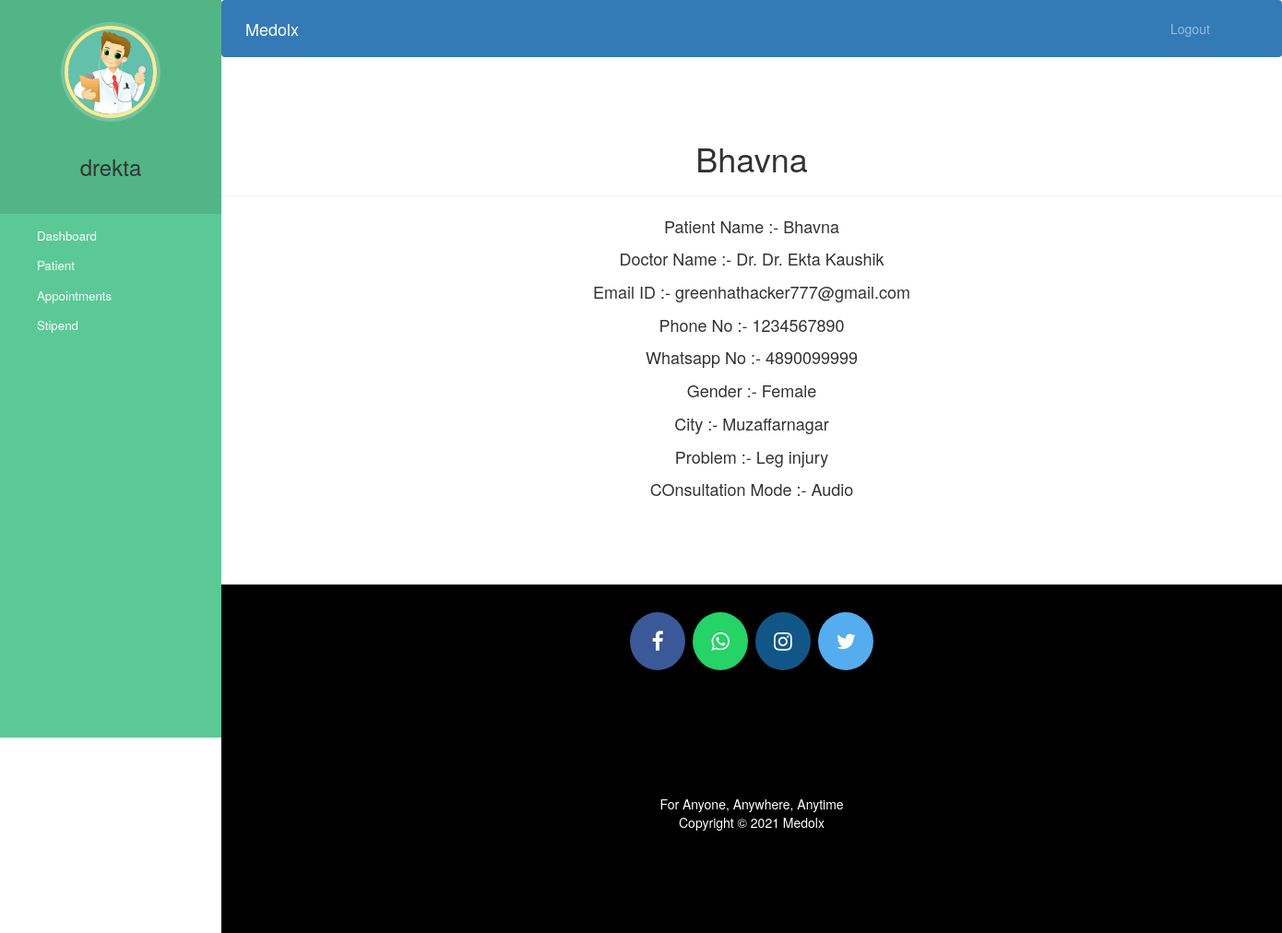
Screenshot of /doctor_view_appointment/3 (signed in) with the database file from the repository.
### medolx/models.py (models this page shows, shortened)
class Appointment(models.Model):
    patientId=models.PositiveIntegerField(null=True)
    doctorId=models.PositiveIntegerField(null=True)
    patient_name = models.CharField(max_length=40, null=True)
    doctor_name = models.CharField(max_length=40, null=True)
    email = models.CharField(max_length=40, null=True)
    phone_no = models.CharField(max_length=10, null=False)
    whatsapp_no = models.CharField(max_length=10, null=True)
    gender = (
        ('Male', 'Male'),
        ('Female', 'Female'),
    )
    gender = models.CharField(max_length=7, choices=gender)
    city = models.CharField(max_length=40, null=False)
    problems = models.CharField(max_length=200, null=False)
    consultation_mode = (
        ('Audio', 'Audio'),
        ('Video', 'Video'),
        ('Chat', 'Chat'),
    )
    consultation_mode = models.CharField(max_length=7, choices=consultation_mode, null=False)
    date = models.DateField(null=True)
    time = models.TimeField(null=True)
    tracker = (
        ('Consult', 'Consult'),
        ('Follow_Up', 'Follow Up'),
        ('Complete', 'Complete')
    )
    tracker = models.CharField(max_length=12, choices=tracker, default='Consult')
    status=models.BooleanField(default=False)

### medolx/views.py (the view)
# urls.py: path('doctor_view_appointment/<int:pk>', views.doctor_view_appointment, name="doctor_view_appointment"),
@user_passes_test(is_doctor)
def doctor_view_appointment(request,pk):
    appointment=models.Appointment.objects.get(id=pk)
    return render(request,'doctor_view_appointment.html', {'appointment':appointment})

### medolx/views.py (called while the page is built)
def is_doctor(user):
    return user.groups.filter(name='DOCTOR').exists()

### templates/doctor_view_appointment.html (shortened to what this page needs)
{% extends 'doctor_base.html' %}
{% block content %}
{%load static%}
<head>
    <link href="//netdna.bootstrapcdn.com/bootstrap/3.0.0/css/bootstrap.min.css" rel="stylesheet" id="bootstrap-css">
  </head>
<h1 class="text-center mt-5">{{appointment.patient_name}}</h1><hr>
<div class="patient_info">
    <p>Patient Name :- {{appointment.patient_name}}</p>
    <p>Doctor Name :- {{appointment.doctor_name}}</p>
    <p>Email ID :- {{appointment.email}}</p>
    <p>Phone No :- {{appointment.phone_no}}</p>
    <p>Whatsapp No :- {{appointment.whatsapp_no}}</p>
    <p>Gender :- {{appointment.gender}}</p>
    <p>City :- {{appointment.city}}</p>
    <p>Problem :- {{appointment.problems}}</p>
    <p>COnsultation Mode :- {{appointment.consultation_mode}}</p>
</div>
{% endblock content %}

### templates/doctor_base.html (shortened to what this page needs)
<!DOCTYPE html>
{% load static %}
<html lang="en">
<head>
  <link rel="stylesheet" href="https://stackpath.bootstrapcdn.com/bootstrap/4.3.1/css/bootstrap.min.css">
  <link rel="stylesheet" href="https://maxcdn.bootstrapcdn.com/font-awesome/4.7.0/css/font-awesome.min.css">
  <link rel="stylesheet" href="{% static '/style.css' %}">
</head>
<body>
  <nav class="menu" tabindex="0">
    <header class="avatar">
      <img src="{% static "images/doctor.png" %}" />
      <br><br>
      <h3>{{request.user.username}}</h3>
    </header>
    <ul>
      <li tabindex="0" class="icon-dashboard"> <a style="color:white; text-decoration:none;" href="/doctor_dashboard"><span>Dashboard</span></a> </li>
      <li tabindex="0" class="icon-users"> <a style="color:white; text-decoration:none;" href="/doctor_patient"><span>Patient</span></a></li>
      <li tabindex="0" class="icon-calendar"> <a style="color:white; text-decoration:none;" href="/doctor_view_appointments"><span>Appointments</span></a></li>
      <li tabindex="0" class="icon-customers"> <a style="color:white; text-decoration:none;" href="/doctor_stipend"><span>Stipend</span></a></li>
    </ul>
  </nav>
  <main>
    <div class="bs-example">
      <nav class="navbar navbar-expand-md  navbar-dark fixed-top" style="background:#337AB7;">
        <a href="/doctor_dashboard" class="navbar-brand">Medolx</a>
        <div class="collapse navbar-collapse justify-content-between" id="navbarCollapse">
          <div class="navbar-nav" style=" margin-left: 90%;">
            <a href="/logout" class="nav-item nav-link">Logout</a>
          </div>
        </div>
      </nav>
    </div>
    <br><br>
    {% block content %}
    {% endblock content %}
    <br><br><br><br>
    <footer>
      <p>
        <a id="ftr" href="https://facebook.com/sumit.luv/" class="fa fa-facebook"></a>
        <a id="ftr" href="https://api.whatsapp.com/send?phone=919572181024&text=Hello%20Sumit.%0d%0aHow%20are%20you%20%3f%0d%0aI%20came%20from%20your%20website.&source=&data=#" class="fa fa-whatsapp"></a>
        <a id="ftr" href="https://instagram.com/sumit.luv" class="fa fa-instagram"></a>
        <a id="ftr" href="https://twitter.com/sumitkumar1503" class="fa fa-twitter"></a>
      </p>
      <br>
      <div class="container">
        <div class="row">
          <div class="col-md-12 col-sm-12">
            <div style="color:#ffffff;" class="wow fadeInUp footer-copyright">
              <p>For Anyone, Anywhere, Anytime<br>
                Copyright &copy; 2021 Medolx </p>
            </div>
          </div>
        </div>
      </div>
    </footer>
  </main>
</body>
</html>

### static/css/style.css (style rules this page uses)
* { padding: 0; margin: 0; text-decoration: none; list-style: none; box-sizing: border-box; }
a { text-decoration: none !important; }
h1,h2,h3,h4,h5,h6 { color:hsl(0, 0%, 30%); }

### templates/doctor_base.html (style rules this page uses)
body { overflow-x: hidden; }
a:link { text-decoration: none; }
a { color: white; }
footer { padding: 0px 0px 0px 0px; background-color: black; margin: 0px; }
#ftr { padding: 20px; }
.fa { font-size: 23px; width: 60px; text-align: center; text-decoration: none; margin: 5px 2px; border-radius: 50%; }
.fa-facebook { background: #3B5998; color: white; margin-top: 30px; }
.fa-whatsapp { background: #25d366; color: white; }
.fa-twitter { background: #55ACEE; color: white; }
.fa-instagram { background: #125688; color: white; }
p { text-align: center; }
body { padding-left: 240px; }
main { position: relative; height: 100vh; }
.menu { background: #5bc995; height: 100vh; width: 240px; position: fixed; top: 0px; left: 0; z-index: 5; outline: none; }
.menu .avatar { background: rgba(0, 0, 0, 0.1); padding: 2em 0.5em; text-align: center; }
.menu .avatar img { width: 100px; border-radius: 50%; overflow: hidden; border: 4px solid #ffea92; box-shadow: 0 0 0 4px rgba(255, 255, 255, 0.2); }
.menu ul { list-style: none; padding: 0.5em 0; margin: 0; }
.menu ul li { padding: 0.5em 1em 0.5em 3em; font-size: 0.95em; font-weight: regular; background-repeat: no-repeat; background-position: left 15px center; background-size: auto 20px; transition: all 0.15s linear; cursor: pointer; }
.menu ul li.icon-dashboard { background-image: url("http://www.entypo.com/images//gauge.svg"); }
.menu ul li.icon-customers { background-image: url("http://www.entypo.com/images//briefcase.svg"); }
.menu ul li.icon-users { background-image: url("http://www.entypo.com/images//users.svg"); }
.menu ul li.icon-calendar { background-image: url("http://www.entypo.com/images//calendar.svg"); }

### templates/doctor_view_appointment.html (style rules this page uses)
a:link { text-decoration: none; }
.row { margin: 100px; }
.patient_info { font-size: large; }

### rows the page displays
Appointment: patient_name "Bhavna", doctor_name "Dr. Dr. Ekta Kaushik", email "greenhathacker777@gmail.com", phone_no "1234567890", whatsapp_no "4890099999", gender "Female", city "Muzaffarnagar", problems "Leg injury", consultation_mode "Audio"

### other values shown
{{ request.user.username }} "drekta"
